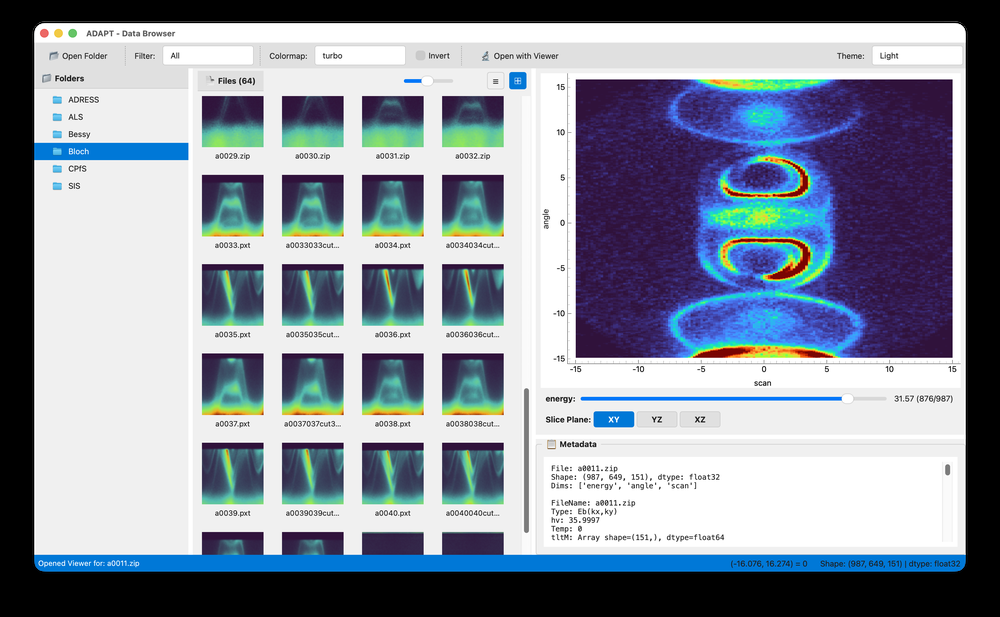
#> input picture assets/browser.png, 1000 x 617 px, shrunk from 3248 x 2004 before the run; its folder holds only this picture in this run
$ python -i intensity.py   (imports and definitions only)
#> lines starting #> are read from the running program, lines starting #| are printed output that depends on the picture
"""
Image Enhancement Module - Intensity Transformation Functions

Provides brightness, contrast, and histogram operations for scientific image processing.
All functions accept NumPy ndarrays and return ndarrays with preserved dtype.

This module uses scikit-image for high dynamic range (HDR) support, avoiding
the precision loss that occurs when converting to uint8.
"""

import numpy as np
from typing import Tuple
from skimage import exposure


def _normalize_to_float(image: np.ndarray) -> tuple[np.ndarray, float, float]:
    """
    Normalize image to 0-1 float range for processing.

    Returns:
        tuple: (normalized_image, original_min, original_max)
    """
    original_min = float(np.nanmin(image))
#> original_min = 0
    original_max = float(np.nanmax(image))
#> original_max = 255

    if original_max > original_min:
        normalized = (image.astype(np.float64) - original_min) / (original_max - original_min)
    else:
        normalized = np.zeros_like(image, dtype=np.float64)

    return normalized, original_min, original_max


def _restore_range(image: np.ndarray, original_dtype: np.dtype,
                   original_min: float, original_max: float) -> np.ndarray:
    """Restore image to original value range and dtype."""
    result = image * (original_max - original_min) + original_min
    return result.astype(original_dtype)


# [48 lines left out: function histogram_equalize, not called in this run]


def clahe(image: np.ndarray, clip_limit: float = 0.01,
          tile_grid_size: Tuple[int, int] = (8, 8)) -> np.ndarray:
    """
    Apply Contrast Limited Adaptive Histogram Equalization (CLAHE).

    CLAHE divides the image into small tiles and applies histogram equalization
    to each tile with a contrast limit, preventing over-amplification of noise.
    Ideal for scientific images with varying local contrast.

    Uses scikit-image for high dynamic range support - works directly on
    float data without lossy uint8 conversion.

    Parameters
    ----------
    image : np.ndarray
        Input image as 2D (grayscale) or 3D (color) array.
    clip_limit : float, optional
        Threshold for contrast limiting (0-1). Higher values allow more contrast.
        Default is 0.01.
    tile_grid_size : tuple of int, optional
        Size of grid for histogram equalization. Default is (8, 8).

    Returns
    -------
    np.ndarray
        CLAHE-enhanced image with the same shape and dtype as input.

    Examples
    --------
    >>> import numpy as np
    >>> image = np.random.rand(100, 100).astype(np.float32)
    >>> enhanced = clahe(image, clip_limit=0.01)
    """
    if clip_limit <= 0:
        raise ValueError("clip_limit must be positive")

    original_dtype = image.dtype
    normalized, orig_min, orig_max = _normalize_to_float(image)
#> orig_min = 0; orig_max = 255

    # skimage's equalize_adapthist expects kernel_size, not tile_grid_size
    # Convert tile_grid_size to kernel_size (size of each tile in pixels)
    kernel_size = (
        max(1, image.shape[0] // tile_grid_size[0]),
        max(1, image.shape[1] // tile_grid_size[1])
    )
#> kernel_size = (77, 125)

    if len(normalized.shape) == 3:
        # For color images, convert to LAB and apply CLAHE to L channel
        from skimage import color
        lab = color.rgb2lab(normalized)
#> lab: shape (617, 1000, 3) float64; mean of channels 0, 1, 2 58.8, 2.7, -7.7
        lab[:, :, 0] = exposure.equalize_adapthist(
            lab[:, :, 0] / 100.0,
            kernel_size=kernel_size,
            clip_limit=clip_limit
        ) * 100.0
#> lab: shape (617, 1000, 3) float64; mean of channels 0, 1, 2 58.2, 2.7, -7.7
        result = color.lab2rgb(lab)
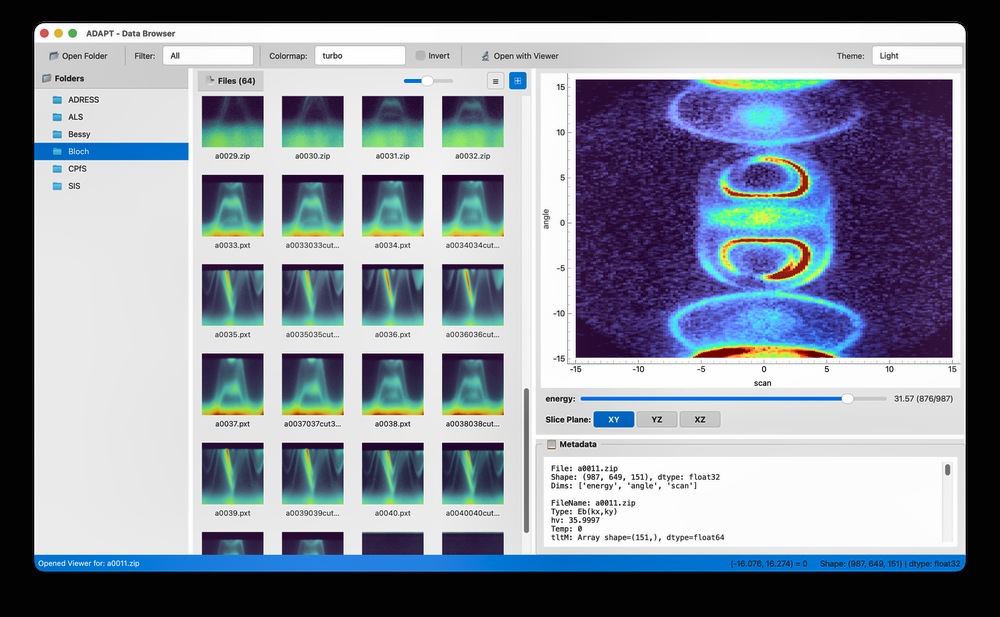
#> result: shape (617, 1000, 3) float64; mean R, G, B 0.54, 0.567, 0.617
    else:
        result = exposure.equalize_adapthist(
            normalized,
            kernel_size=kernel_size,
            clip_limit=clip_limit
        )

    return _restore_range(result, original_dtype, orig_min, orig_max)
#> in _restore_range, `return result.astype(original_dtype)`:
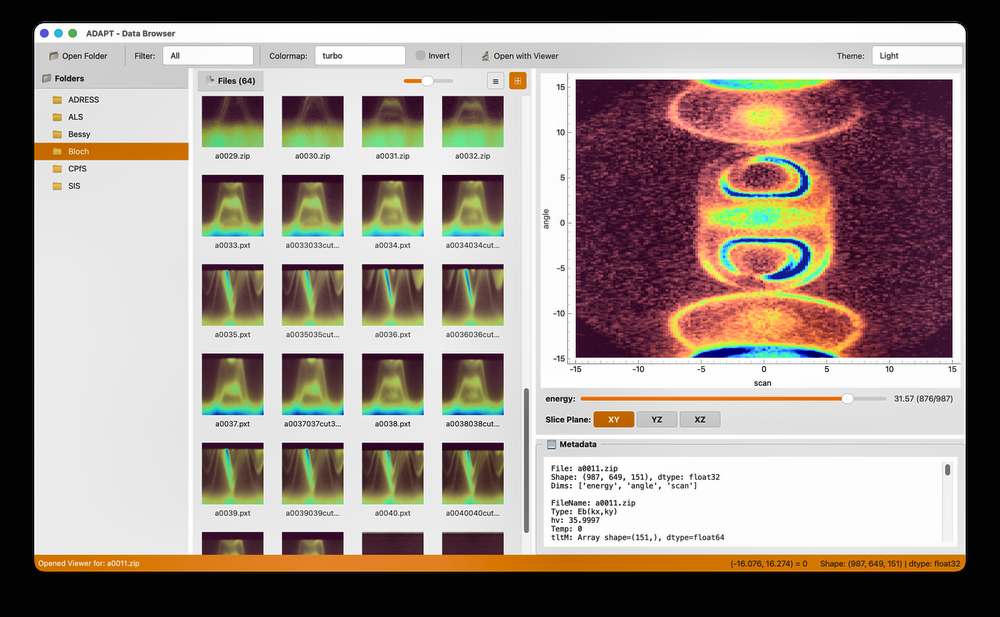
#> returned value: shape (617, 1000, 3); mean of channels 0, 1, 2 137.2, 144.1, 156.8; drawn as B, G, R


# [84 lines left out: functions adjust_contrast, gamma_correction, not called in this run]


__all__ = [
    'histogram_equalize',
    'clahe',
    'adjust_contrast',
    'gamma_correction'
]

>>> import cv2
>>> picture = cv2.cvtColor(cv2.imread('../../../assets/browser.png'), cv2.COLOR_BGR2RGB)
>>> result = clahe(picture)

$ run again, on assets/viewer.png
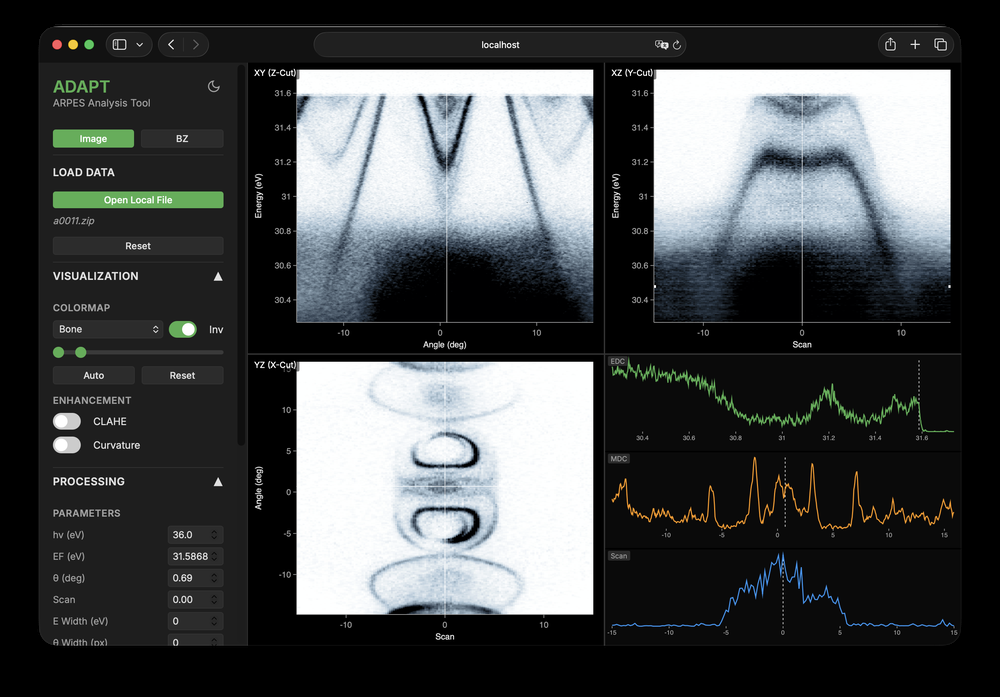
#> input picture assets/viewer.png, 1000 x 697 px, shrunk from 2872 x 2002 before the run
#> original_min = 0
#> original_max = 255
#> orig_min = 0; orig_max = 255
#> in clahe, `result = color.lab2rgb(lab)`:
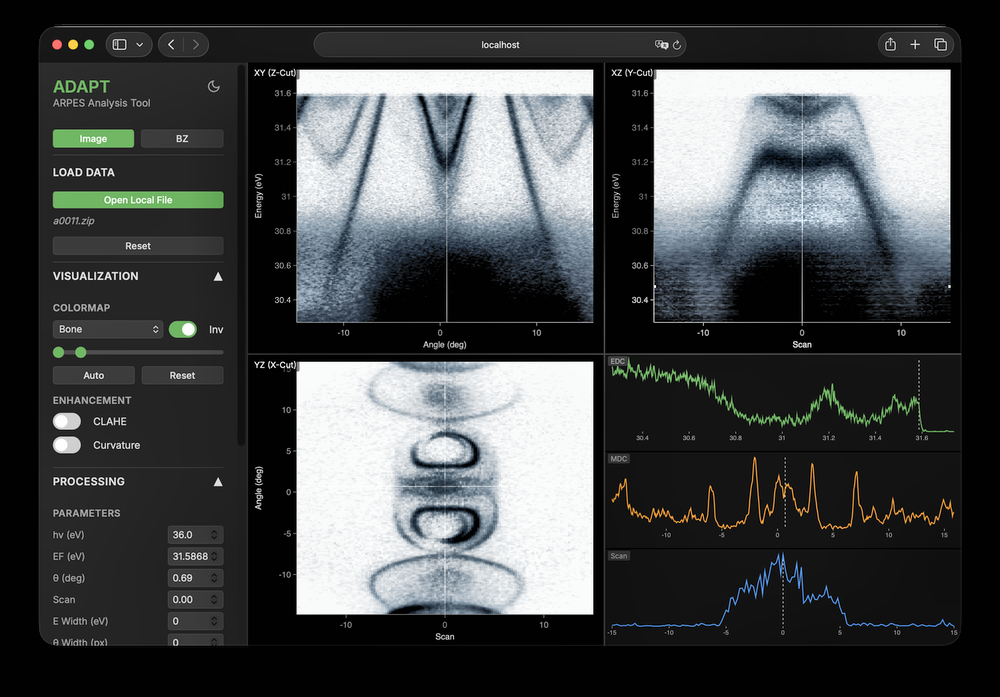
#> result: shape (697, 1000, 3) float64; mean R, G, B 0.272, 0.282, 0.286
#> in _restore_range, `return result.astype(original_dtype)`:
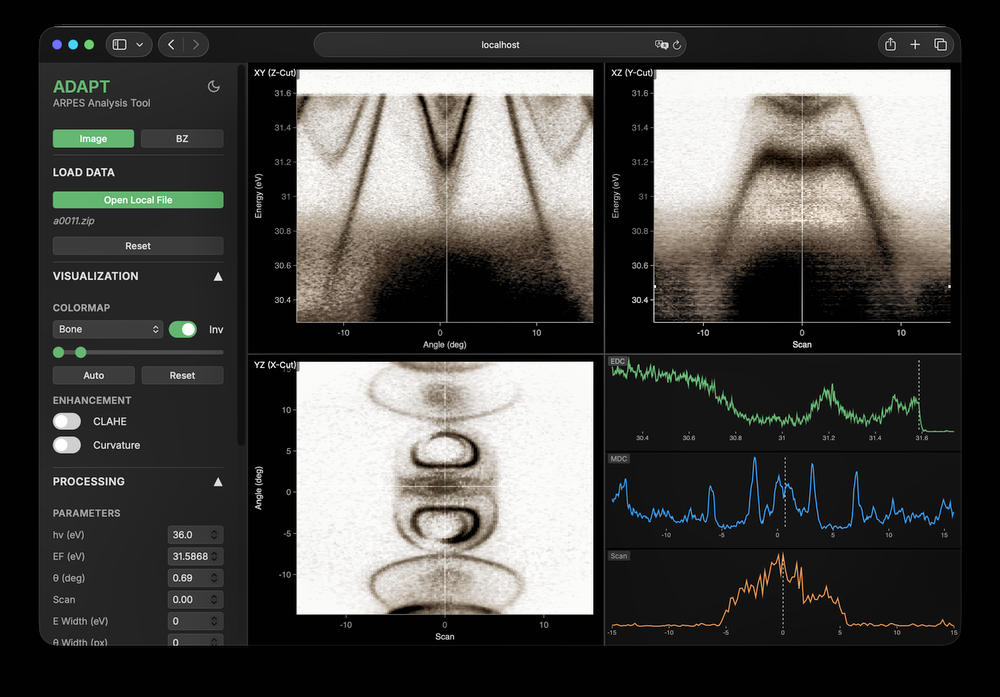
#> returned value: shape (697, 1000, 3); mean of channels 0, 1, 2 68.7, 71.4, 72.3; drawn as B, G, R
